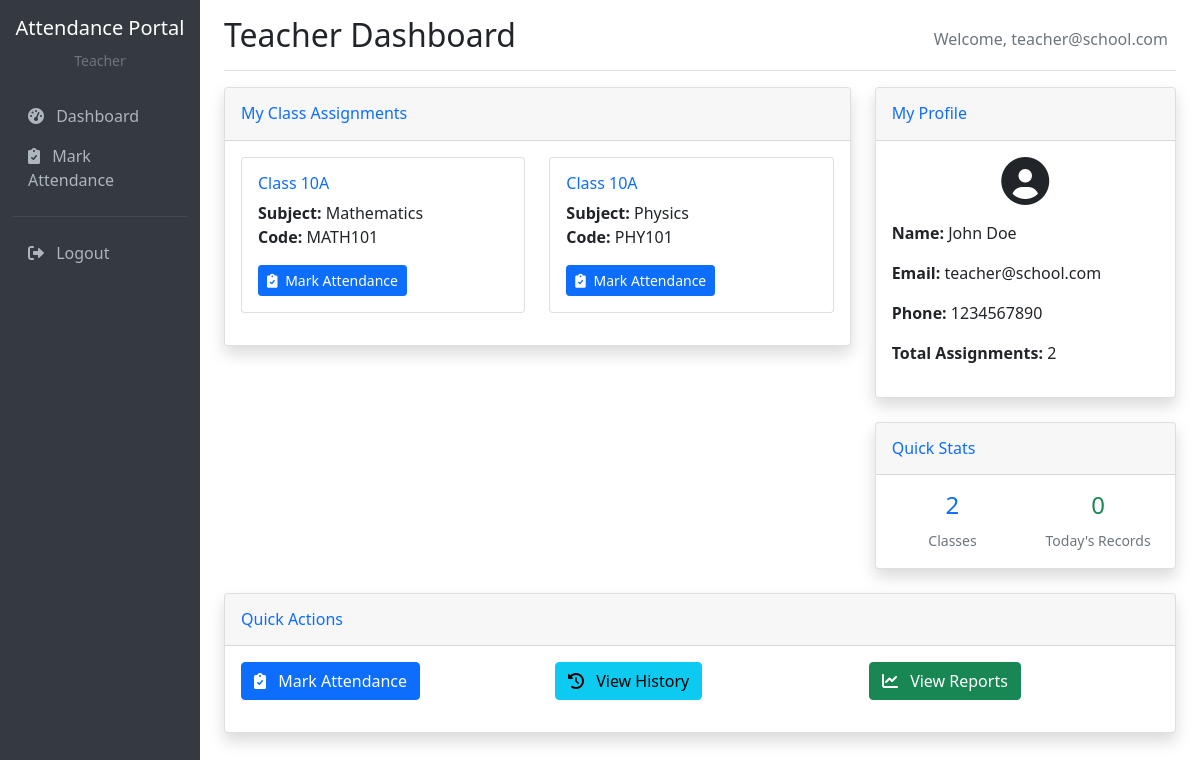
/dashboard (signed in), run on the app's committed database.
### tables this page shows
CREATE TABLE teacher_assignments (
    id INT PRIMARY KEY AUTO_INCREMENT,
    teacher_id INT NOT NULL,
    class_id INT NOT NULL,
    subject_id INT NOT NULL,
    created_at TIMESTAMP DEFAULT CURRENT_TIMESTAMP,
    FOREIGN KEY (teacher_id) REFERENCES teachers(id) ON DELETE CASCADE,
    FOREIGN KEY (class_id) REFERENCES classes(id) ON DELETE CASCADE,
    FOREIGN KEY (subject_id) REFERENCES subjects(id) ON DELETE CASCADE,
    UNIQUE KEY unique_assignment (teacher_id, class_id, subject_id)
);

CREATE TABLE classes (
    id INT PRIMARY KEY AUTO_INCREMENT,
    name VARCHAR(100) NOT NULL,
    description TEXT,
    created_at TIMESTAMP DEFAULT CURRENT_TIMESTAMP
);

CREATE TABLE subjects (
    id INT PRIMARY KEY AUTO_INCREMENT,
    name VARCHAR(100) NOT NULL,
    code VARCHAR(20) UNIQUE NOT NULL,
    created_at TIMESTAMP DEFAULT CURRENT_TIMESTAMP
);

CREATE TABLE teachers (
    id INT PRIMARY KEY AUTO_INCREMENT,
    user_id INT NOT NULL,
    first_name VARCHAR(50) NOT NULL,
    last_name VARCHAR(50) NOT NULL,
    phone VARCHAR(20),
    address TEXT,
    created_at TIMESTAMP DEFAULT CURRENT_TIMESTAMP,
    FOREIGN KEY (user_id) REFERENCES users(id) ON DELETE CASCADE
);

CREATE TABLE users (
    id INT PRIMARY KEY AUTO_INCREMENT,
    email VARCHAR(100) UNIQUE NOT NULL,
    password VARCHAR(255) NOT NULL,
    role ENUM('admin', 'teacher', 'student') NOT NULL,
    created_at TIMESTAMP DEFAULT CURRENT_TIMESTAMP,
    updated_at TIMESTAMP DEFAULT CURRENT_TIMESTAMP ON UPDATE CURRENT_TIMESTAMP
);

### index.php (called while the page is built, shortened)
<?php
spl_autoload_register(function ($class) {
    $paths = [
        APP_PATH . '/controllers/',
        APP_PATH . '/models/',
        APP_PATH . '/core/',
        CONFIG_PATH . '/'
    ];
    foreach ($paths as $path) {
        $file = $path . $class . '.php';
        if (file_exists($file)) {
            return;
        }
    }
});
require_once CONFIG_PATH . '/database.php';
$router = new Router();
$router->add('', 'AuthController@login');
$router->add('login', 'AuthController@login');
$router->add('signup', 'AuthController@signup');
$router->add('logout', 'AuthController@logout');
$router->add('dashboard', 'DashboardController@index');
$router->add('admin/users', 'AdminController@users');
$router->add('admin/classes', 'AdminController@classes');
$router->add('admin/subjects', 'AdminController@subjects');
$router->add('admin/reports', 'AdminController@reports');
$router->add('teacher/attendance', 'TeacherController@attendance');
$router->add('teacher/mark-attendance', 'TeacherController@markAttendance');
$router->add('student/attendance', 'StudentController@attendance');
$router->add('api/save-attendance', 'ApiController@saveAttendance');
$router->add('api/export-csv', 'ApiController@exportCsv');
$router->dispatch();

### config/database.php (called while the page is built, shortened)
<?php
class Database {
    private static $instance = null;
    private $connection;
    private $host = 'localhost';
    private $database = 'attendance_portal';
    private $username = 'root';
    private $password = '';
    private function __construct() {
        try {
            $this->connection = new PDO(
                "mysql:host={$this->host};dbname={$this->database};charset=utf8mb4",
                $this->username,
                $this->password,
                [
                    PDO::ATTR_ERRMODE => PDO::ERRMODE_EXCEPTION,
                    PDO::ATTR_DEFAULT_FETCH_MODE => PDO::FETCH_ASSOC,
                    PDO::ATTR_EMULATE_PREPARES => false
                ]
            );
        } catch (PDOException $e) {
            die("Database connection failed: " . $e->getMessage());
        }
    }
    public static function getInstance() {
        if (self::$instance === null) {
            self::$instance = new self();
        }
        return self::$instance;
    }
    public function query($sql, $params = []) {
        try {
            $stmt = $this->connection->prepare($sql);
            $stmt->execute($params);
            return $stmt;
        } catch (PDOException $e) {
            error_log("Database query error: " . $e->getMessage());
            throw $e;
        }
    }
    public function fetch($sql, $params = []) {
        return $this->query($sql, $params)->fetch();
    }
    public function fetchAll($sql, $params = []) {
        return $this->query($sql, $params)->fetchAll();
    }
}

### app/models/Teacher.php (called while the page is built, shortened)
<?php
class Teacher {
    private $db;
    public function __construct() {
        $this->db = Database::getInstance();
    }
    public function findByUserId($userId) {
        return $this->db->fetch(
            "SELECT * FROM teachers WHERE user_id = ?",
            [$userId]
        );
    }
    public function getAssignments($teacherId) {
        return $this->db->fetchAll(
            "SELECT ta.*, c.name as class_name, s.name as subject_name, s.code as subject_code
             FROM teacher_assignments ta
             JOIN classes c ON ta.class_id = c.id
             JOIN subjects s ON ta.subject_id = s.id
             WHERE ta.teacher_id = ?
             ORDER BY c.name, s.name",
            [$teacherId]
        );
    }
}

### app/views/dashboard/teacher.php (the view, shortened to what this page needs)
<?php
include APP_PATH . '/views/layout/header.php';
?>
<div class="row">
    <div class="col-lg-8">
        <div class="card shadow mb-4">
            <div class="card-header py-3">
                <h6 class="m-0 font-weight-bold text-primary">My Class Assignments</h6>
            </div>
            <div class="card-body">
                <?php if (empty($assignments)): ?>
                    <p class="text-muted">No class assignments found. Please contact the administrator.</p>
                <?php else: ?>
                    <div class="row">
                        <?php foreach ($assignments as $assignment): ?>
                        <div class="col-md-6 mb-3">
                            <div class="card attendance-card border-left-primary">
                                <div class="card-body">
                                    <h6 class="card-title text-primary">
                                        <?= htmlspecialchars($assignment['class_name']) ?>
                                    </h6>
                                    <p class="card-text">
                                        <strong>Subject:</strong> <?= htmlspecialchars($assignment['subject_name']) ?><br>
                                        <strong>Code:</strong> <?= htmlspecialchars($assignment['subject_code']) ?>
                                    </p>
                                    <div class="mt-3">
                                        <a href="<?= $url('teacher/mark-attendance?class=' . $assignment['class_id'] . '&subject=' . $assignment['subject_id']) ?>"
                                           class="btn btn-primary btn-sm">
                                            <i class="fas fa-clipboard-check me-1"></i>
                                            Mark Attendance
                                        </a>
                                    </div>
                                </div>
                            </div>
                        </div>
                        <?php endforeach; ?>
                    </div>
                <?php endif; ?>
            </div>
        </div>
    </div>
    <div class="col-lg-4">
        <div class="card shadow mb-4">
            <div class="card-header py-3">
                <h6 class="m-0 font-weight-bold text-primary">My Profile</h6>
            </div>
            <div class="card-body">
                <div class="text-center mb-3">
                    <i class="fas fa-user-circle fa-3x text-gray-300"></i>
                </div>
                <p><strong>Name:</strong> <?= htmlspecialchars($teacher['first_name'] . ' ' . $teacher['last_name']) ?></p>
                <p><strong>Email:</strong> <?= htmlspecialchars($user['email']) ?></p>
                <?php if ($teacher['phone']): ?>
                <p><strong>Phone:</strong> <?= htmlspecialchars($teacher['phone']) ?></p>
                <?php endif; ?>
                <p><strong>Total Assignments:</strong> <?= count($assignments) ?></p>
            </div>
        </div>
        <div class="card shadow mb-4">
            <div class="card-header py-3">
                <h6 class="m-0 font-weight-bold text-primary">Quick Stats</h6>
            </div>
            <div class="card-body">
                <div class="row text-center">
                    <div class="col-6">
                        <div class="border-right">
                            <h4 class="text-primary"><?= count($assignments) ?></h4>
                            <small class="text-muted">Classes</small>
                        </div>
                    </div>
                    <div class="col-6">
                        <h4 class="text-success">
                            <?php
                            $totalToday = 0;
                            echo $totalToday;
                            ?>
                        </h4>
                        <small class="text-muted">Today's Records</small>
                    </div>
                </div>
            </div>
        </div>
    </div>
</div>
<div class="row">
    <div class="col-lg-12">
        <div class="card shadow mb-4">
            <div class="card-header py-3">
                <h6 class="m-0 font-weight-bold text-primary">Quick Actions</h6>
            </div>
            <div class="card-body">
                <div class="row">
                    <div class="col-md-4 mb-3">
                        <a href="<?= $url('teacher/attendance') ?>" class="btn btn-primary btn-block">
                            <i class="fas fa-clipboard-check me-2"></i>
                            Mark Attendance
                        </a>
                    </div>
                    <div class="col-md-4 mb-3">
                        <a href="<?= $url('teacher/attendance?view=history') ?>" class="btn btn-info btn-block">
                            <i class="fas fa-history me-2"></i>
                            View History
                        </a>
                    </div>
                    <div class="col-md-4 mb-3">
                        <a href="<?= $url('teacher/attendance?view=reports') ?>" class="btn btn-success btn-block">
                            <i class="fas fa-chart-line me-2"></i>
                            View Reports
                        </a>
                    </div>
                </div>
            </div>
        </div>
    </div>
</div>
<?php include APP_PATH . '/views/layout/footer.php'; ?>

### app/views/layout/header.php (style rules this page uses)
.attendance-card { transition: transform 0.2s; }

### data on the page
teacher_assignments: class.name "Class 10A", subject.name "Mathematics", subject.code "MATH101"
teacher_assignments: class.name "Class 10A", subject.name "Physics", subject.code "PHY101"
teachers: first_name+last_name "John Doe", phone "1234567890"
users: email "teacher@school.com"

### other printed values
$_SESSION['user_role'] "Teacher"
$pageTitle "Teacher Dashboard"
$_SESSION['user_email'] "teacher@school.com"
count($assignments) "2"
$totalToday "0"
